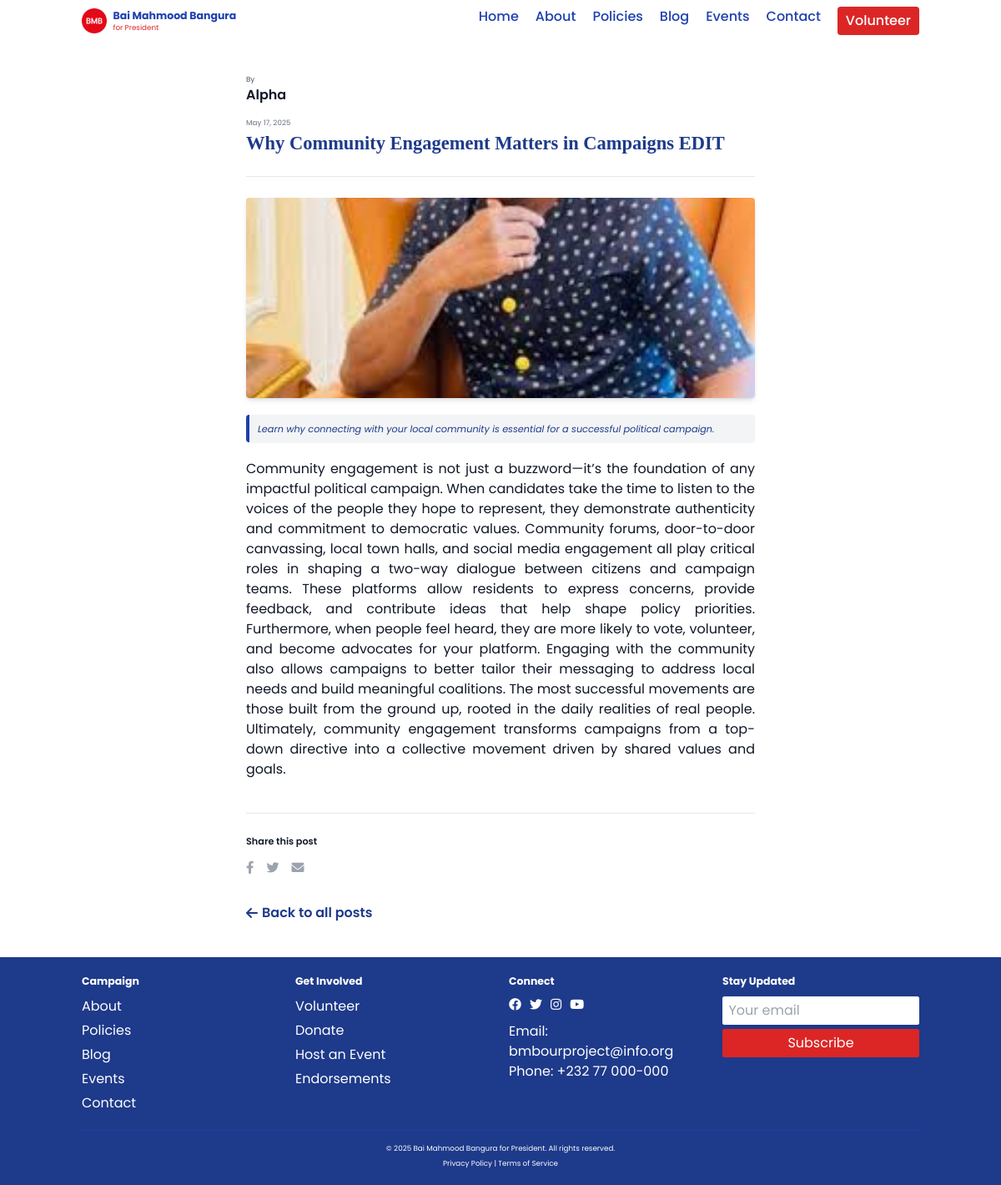
Screenshot of /blog/why-community-engagement-matters-in-campaigns/ with the database file from the repository.
### campaign/models.py (models this page shows, shortened)
class BlogPost(models.Model):
    title = models.CharField(max_length=200)
    slug = models.SlugField(max_length=200, unique=True)
    category = models.ForeignKey(Category, on_delete=models.SET_NULL, null=True, blank=True, related_name='posts')
    author = models.ForeignKey(User, on_delete=models.CASCADE)
    content = models.TextField()
    excerpt = models.TextField(max_length=300, blank=True)
    featured_image = models.ImageField(upload_to='blog_images/', blank=True, null=True)
    created_at = models.DateTimeField(auto_now_add=True)
    updated_at = models.DateTimeField(auto_now=True)
    published_at = models.DateTimeField(blank=True, null=True)
    is_published = models.BooleanField(default=False)
    class Meta:
        ordering = ['-published_at']

### campaign/views.py (the view)
# urls.py: path('blog/<slug:slug>/', views.blog_detail, name='blog_detail'),
def blog_detail(request, slug):
    post = get_object_or_404(BlogPost, slug=slug,  is_published=True )
    context = {'post': post}
    return render(request, 'blog_detail.html', context)

### campaign/context_processors.py (called while the page is built)
def campaign_context(request):
    return {
        'candidate_name': settings.CAMPAIGN_SETTINGS['candidate_name'],
        'position': settings.CAMPAIGN_SETTINGS['position'],
        'campaign_email': settings.CAMPAIGN_SETTINGS['campaign_email'],
        'campaign_phone': settings.CAMPAIGN_SETTINGS['campaign_phone'],
    }

### campaign/templates/blog_detail.html
{% extends "base.html" %}
{% block content %}
<article class="py-16 bg-white text-gray-900">
  <div class="container mx-auto max-w-5xl px-6">
    {% if post.author %}
    <div class="flex items-center mb-6">
      <div>
        <p class="text-sm text-gray-600">By</p>
        <p class="font-semibold text-gray-900">{{ post.author }}</p>
      </div>
    </div>
    {% endif %}
    <header class="mb-10 border-b border-gray-200 pb-6">
      <time datetime="{{ post.published_at|date:"Y-m-d" }}" class="block text-sm text-gray-500 mb-2">
        {{ post.published_at|date:"F j, Y" }}
      </time>
      <h1 class="text-4xl font-serif font-bold leading-tight text-blue-900 mb-4">{{ post.title }}</h1>
    </header>
    {% if post.featured_image %}
    <figure class="mb-8">
      <img src="{{ post.featured_image.url }}" alt="{{ post.title }}" class="w-full rounded-md shadow-md object-cover max-h-96">
    </figure>
    {% endif %}
    {% if post.excerpt %}
    <p class="text-lg leading-relaxed mb-8 px-4 py-3 bg-gray-100 rounded-md border-l-4 border-blue-800 text-blue-900 shadow-sm italic">
      {{ post.excerpt|safe }}
    </p>
    {% endif %}
    <section class="prose prose-lg max-w-none text-justify">
      {{ post.content|safe }}
    </section>
    <footer class="mt-16 pt-10 border-t border-gray-200">
      <h3 class="font-semibold text-lg text-gray-900 mb-4">Share this post</h3>
      <nav class="flex space-x-6">
        <a href="https://www.facebook.com/sharer/sharer.php?u={{ request.build_absolute_uri }}"
           target="_blank" rel="noopener noreferrer"
           class="text-gray-400 hover:text-blue-700" aria-label="Share on Facebook">
          <i class="fab fa-facebook-f text-2xl"></i>
        </a>
        <a href="https://www.twitter.com/sharer/sharer.php?u={{ request.build_absolute_uri }}"
            target="_blank" rel="noopener noreferrer"
            class="text-gray-400 hover:text-blue-500" aria-label="Share on Twitter">
          <i class="fab fa-twitter text-2xl"></i>
        </a>
        <a href="mailto:?subject={{ post.title }}&body={{ request.build_absolute_uri }}"
           class="text-gray-400 hover:text-red-600" aria-label="Share via Email">
          <i class="fas fa-envelope text-2xl"></i>
        </a>
      </nav>
      <div class="mt-12">
        <a href="{% url 'blog_list' %}" class="inline-flex items-center text-blue-900 hover:text-blue-700 font-semibold">
          <i class="fas fa-arrow-left mr-2"></i> Back to all posts
        </a>
      </div>
    </footer>
  </div>
</article>
{% endblock %}

### campaign/static/css/styles.css (style rules this page uses)
html { font-size: 62.5%; }
body { font-family: "Poppins", sans-serif; font-size: 1.6rem; font-weight: 400; line-height: 1.6; color: #333; background-color: #f9f9f9; margin: 0; padding: 0; }

### rows the page displays
BlogPost: author "Alpha", published_at "May 17, 2025", title "Why Community Engagement Matters in Campaigns EDIT", featured_image (picture), excerpt "Learn why connecting with your local community is essential for a successful political campaign.", content "Community engagement is not just a buzzword—it’s the foundation of any impactful political campaign. When candidates take the time to listen to the voices of the people they hope to represent, they demonstrate authenticity and commitment to democratic values. Community forums, door-to-door canvassing, local town halls, and social media engagement all play critical roles in shaping a two-way dialogue between citizens and campaign teams. These platforms allow residents to express concerns, provide feedback, and contribute ideas that help shape policy priorities. Furthermore, when people feel heard, they are more likely to vote, volunteer, and become advocates for your platform. Engaging with…"

### other values shown
{{ candidate_name }} "Bai Mahmood Bangura"
{{ position }} "President"
{{ campaign_email }} "bmbourproject@info.org"
{{ campaign_phone }} "+232 77 000-000"
